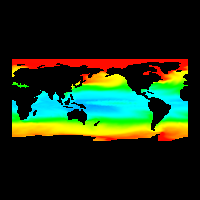

The script that drew this image:
#!/usr/bin/env python

# Read a NetCDF file using the COARDS convention and render the tos field.

import os

import vtkmodules.vtkInteractionStyle  # noqa: F401
import vtkmodules.vtkRenderingFreeType  # noqa: F401
import vtkmodules.vtkRenderingOpenGL2  # noqa: F401

from vtkmodules.vtkFiltersCore import (
    vtkAssignAttribute,
    vtkThreshold,
)
from vtkmodules.vtkFiltersGeometry import vtkDataSetSurfaceFilter
from vtkmodules.vtkIONetCDF import vtkNetCDFCFReader
from vtkmodules.vtkRenderingCore import (
    vtkActor,
    vtkPolyDataMapper,
    vtkRenderWindow,
    vtkRenderWindowInteractor,
    vtkRenderer,
)

# Source
data_dir = os.environ.get("VPE_DATA_DIR", os.path.dirname(os.path.abspath(__file__)))

# Read the NetCDF file
cf_reader = vtkNetCDFCFReader()
cf_reader.SetFileName(os.path.join(data_dir, "tos_O1_2001-2002.nc"))
cf_reader.UpdateMetaData()
cf_reader.SetVariableArrayStatus("tos", 1)
cf_reader.SetSphericalCoordinates(0)
cf_reader.Update()

# Assign field to scalars
assign_attribute = vtkAssignAttribute()
assign_attribute.SetInputConnection(cf_reader.GetOutputPort())
assign_attribute.Assign("tos", "SCALARS", "POINT_DATA")

# Threshold to remove fill values
threshold_filter = vtkThreshold()
threshold_filter.SetInputConnection(assign_attribute.GetOutputPort())
threshold_filter.SetThresholdFunction(vtkThreshold.THRESHOLD_LOWER)
threshold_filter.SetLowerThreshold(10000.0)

# Extract surface
surface_filter = vtkDataSetSurfaceFilter()
surface_filter.SetInputConnection(threshold_filter.GetOutputPort())

# Mapper
surface_mapper = vtkPolyDataMapper()
surface_mapper.SetInputConnection(surface_filter.GetOutputPort())
surface_mapper.SetScalarRange(270, 310)

# Actor
actor = vtkActor()
actor.SetMapper(surface_mapper)

# Renderer
renderer = vtkRenderer()
renderer.AddActor(actor)

# Render window
render_window = vtkRenderWindow()
render_window.AddRenderer(renderer)
render_window.SetWindowName("netcdf reader x array")
render_window.SetMultiSamples(0)
render_window.SetSize(200, 200)

# Interactor
interactor = vtkRenderWindowInteractor()
interactor.SetRenderWindow(render_window)

interactor.Initialize()
interactor.Start()
